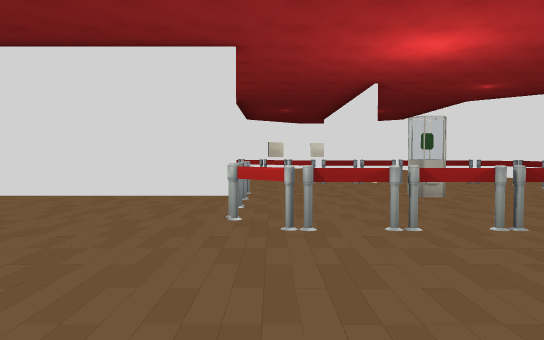
view 1 (above)

21 first-person views from a walk through a scene from a Unity 3-D project. The camera is 1.3 m above the floor, tilts 2° down and sees 70° across. The floor is counted in squares, 2 m on a side. Each view is taken from the middle of a square. On the plan, view 1 faces up. The plan holds only what a view shows up to about 11 squares ahead; the rest is blank. The place goes on beyond the plan. The player character is not drawn. Some surface patterns are stand-ins.

view 2
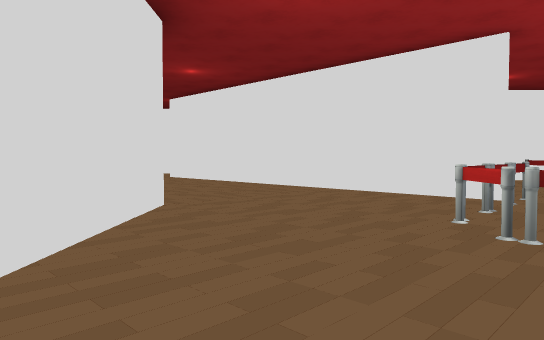

view 3
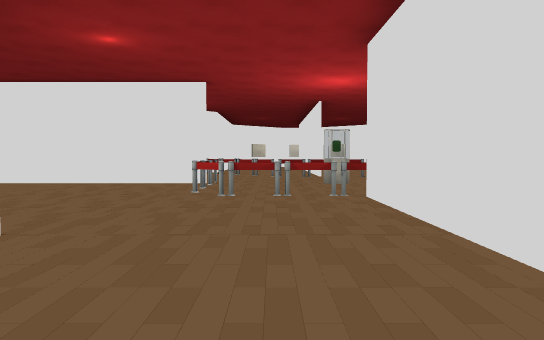

view 4
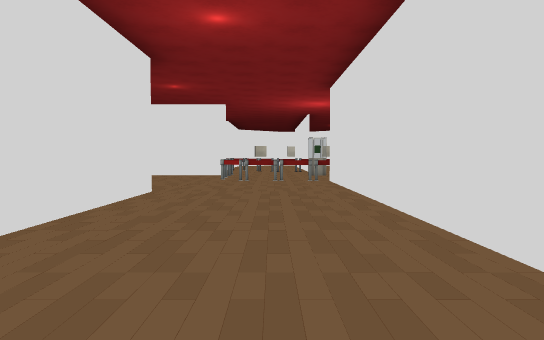

view 5
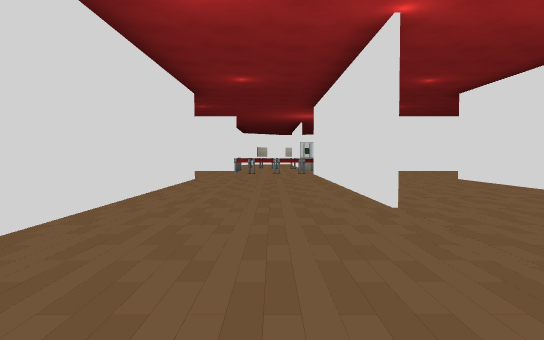

view 6
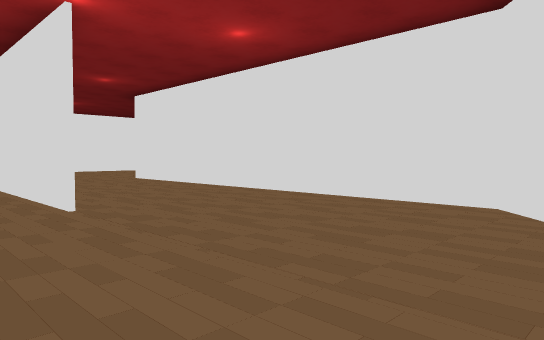

view 7
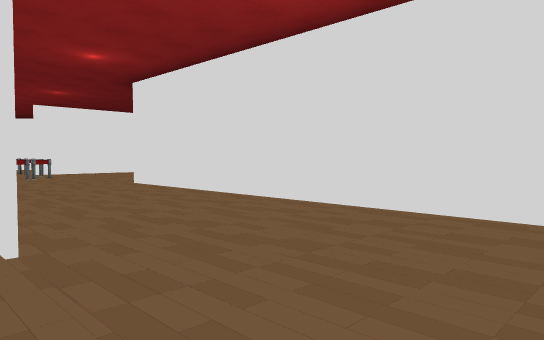

view 8
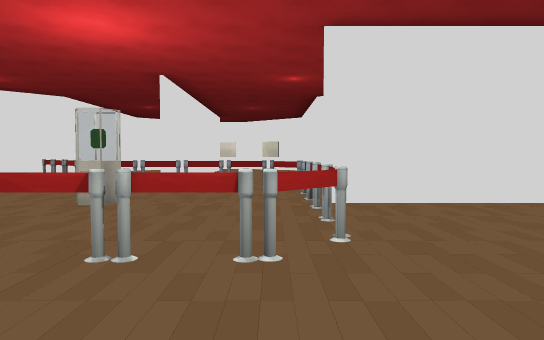

view 9
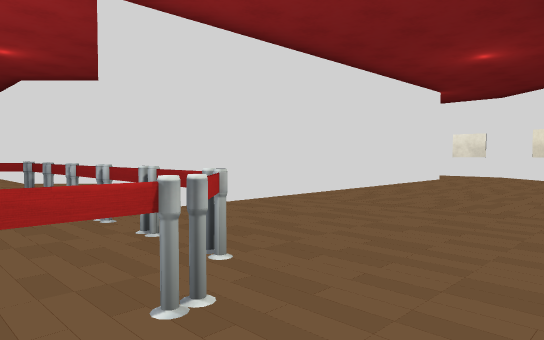

view 10
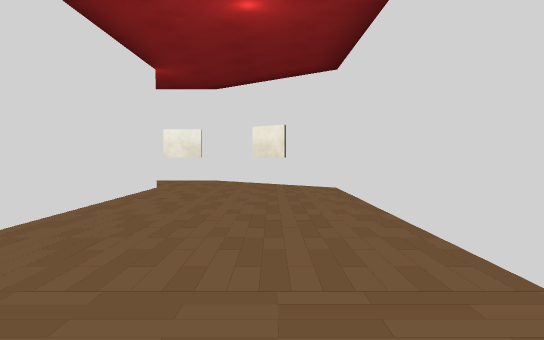

view 11
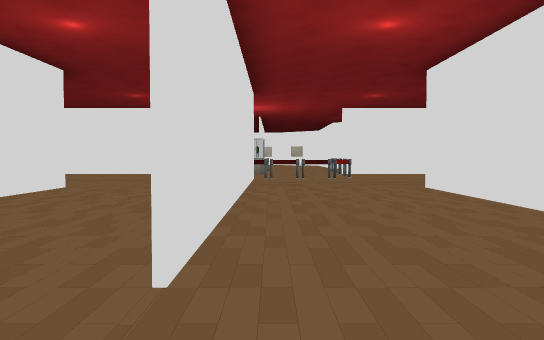

view 12
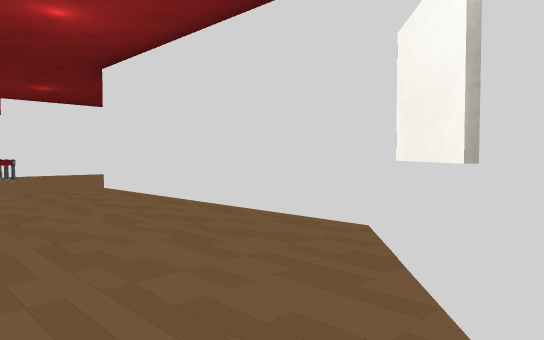

view 13
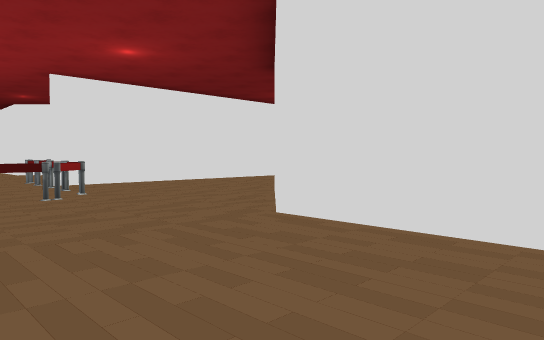

view 14
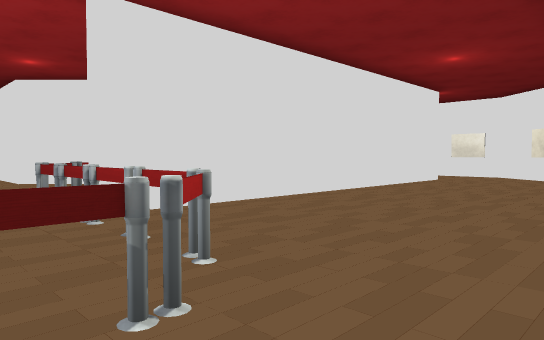

view 15
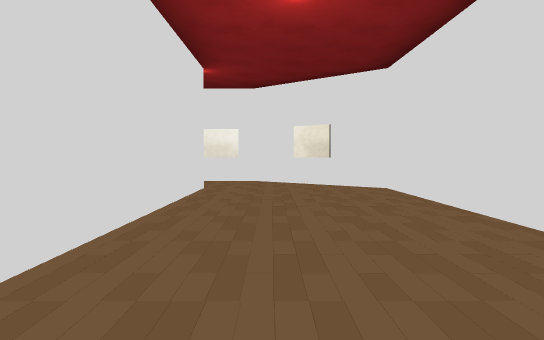

view 16
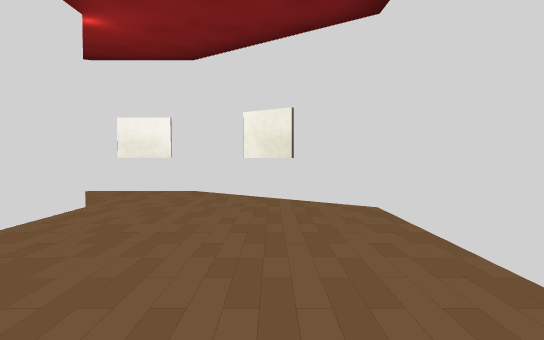

view 17
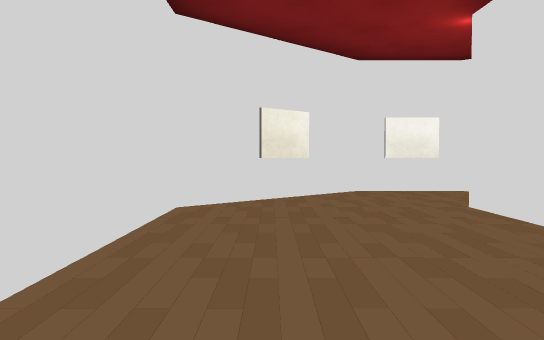

view 18
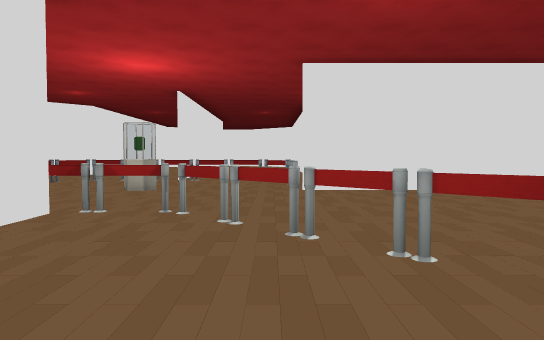

view 19
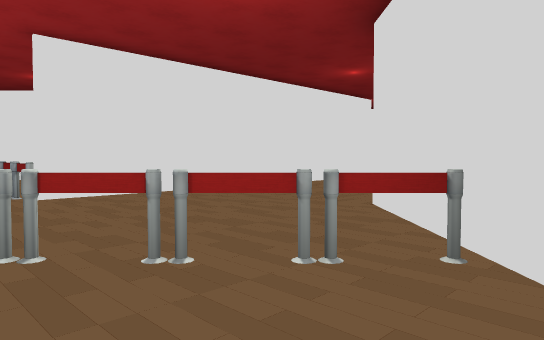

view 20
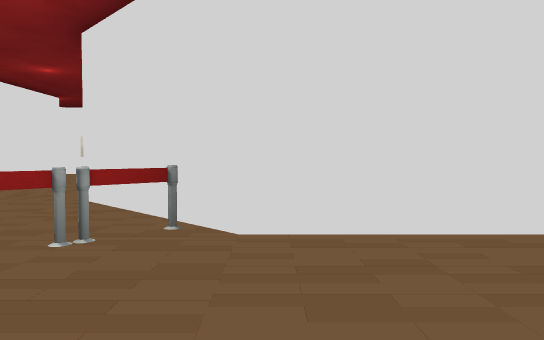

view 21
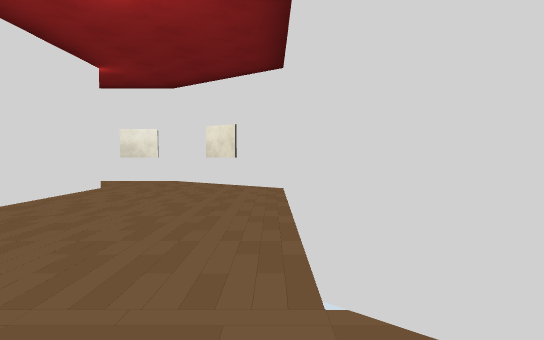

### Floor plan
Points are (right, up) in squares from view 1. A wall is a line through its corners. A room is listed if a view was taken in it or the views show most of it. See-through windows are left out.
Room 1 (views 1, 2, 3, 4, 5, 6, 7, 8, 9, 10, 11, 12, 13, 14, 15, 16, 17, 18, 19, 20, 21)
walls: (-0.5, 6.4) (-8.2, 6.4); (6.6, 6.5) (15.1, 6.5); (2.5, 9.5) (2.5, 11); (8.8, 2.7) (15.1, 2.7) (17.4, 5.5) (17.4, 7.1); (-3.8, 2.7) (-1.2, 0.2) (-1.2, -7.9); (7.7, 11.4) (6.4, 12.7) (6.4, 18.9) (3.5, 21.3) (1.6, 21.3) (-1.2, 18.9) (-1.2, 12.7) (-3.7, 10.2) (-9.9, 10.2) (-12.3, 7.4) (-12.3, 5.5); (2.5, -6.1) (2.5, 2.5); (15.1, 6.4) (6.6, 6.4); (2.5, 17.5) (2.5, 19); (-10, 6.5) (-0.5, 6.5); (2.6, 19) (2.6, 9.5); (16.8, 8.1) (15.1, 10.2) (8.8, 10.2); (5.6, -10.2) (6.4, -9.6) (6.4, 0.2)
objects: other object (-1, 12); other object (0, 4); other object (0, 5); other object (0, 6); other object (0, 11); other object (1, 3); other object (1, 10); other object (2, 3); other object (2, 9); other object (3, 3); other object (3, 6); other object (3, 9); other object (4, 3); other object (4, 9); other object (5, 3); other object (5, 4); other object (5, 9); other object (6, 4); other object (6, 5); other object (6, 6); other object (6, 7); other object (6, 8)

Where each view was taken, in squares from view 1:
view 1: 0 up, 0 right, facing up
view 2: 0 up, 1 right, facing up-left
view 3: 3 down, 1 right, facing up
view 4: 7 down, 1 right, facing up
view 5: 11 down, 1 right, facing up
view 6: 11 down, 1 right, facing up-right
view 7: 9 down, 2 right, facing up-right
view 8: 1 up, 5 right, facing up
view 9: 2 up, 4 right, facing up-right
view 10: 4 up, 7 right, facing right
view 11: 7 up, 17 right, facing left
view 12: 7 up, 17 right, facing up-left
view 13: 7 up, 12 right, facing up-left
view 14: 8 up, 7 right, facing up-left
view 15: 11 up, 4 right, facing up
view 16: 14 up, 5 right, facing up
view 17: 14 up, 0 right, facing up
view 18: 14 up, 0 right, facing down
view 19: 13 up, 1 right, facing down-left
view 20: 13 up, 2 right, facing left
view 21: 10 up, 2 left, facing left
